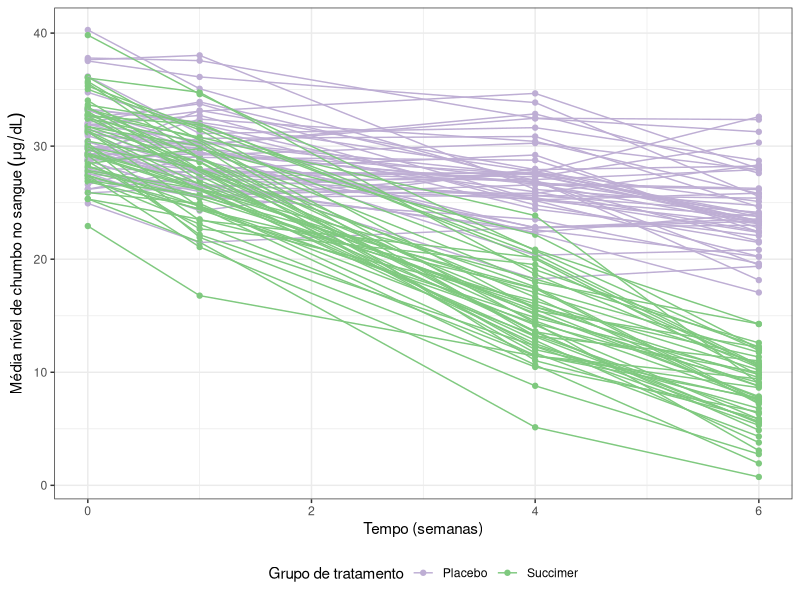
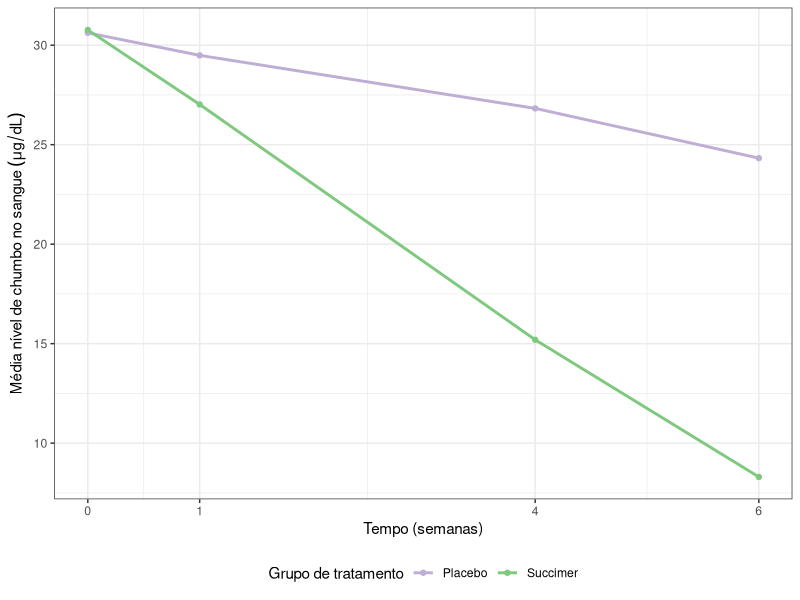

Generate these figures, in order, with R:
# ------------------------------------
# Carregando pacotes do R
# ------------------------------------

library(MASS)
library(dplyr)
library(ggplot2)
library(nlme)

# ------------------------------------
# Parâmetros da simulação
# ------------------------------------

N <- 100 # número de indivíduos
n <- 4 # número de medidas repetidas
t <- c(0, 1, 4, 6) # tempos de medida

# Matriz de covariáveis grupo controle (placebo)
X_0 <- matrix(data = c(rep(1, n),
                       t,
                       t * 0),
              byrow = FALSE, ncol = 3, nrow = n)
colnames(X_0) <- c("X1", "X2", "X3")

# Matriz de covariáveis grupo tratamento (succimer)
X_1 <- matrix(data = c(rep(1, n),
                       t,
                       t * 1),
              byrow = FALSE, ncol = 3, nrow = n)
colnames(X_1) <- c("X1", "X2", "X3")

# coeficientes de regressão
beta <- c(30, -1, -2.5)

# componentes de variância
sigma2 <- 10
rho <- 0.75
theta <- -log(rho)

# Matriz de covariância
Sigma <- matrix(0, nrow = n, ncol = n)
for (j in 1:n){
  for (k in 1:n){
    Sigma[j,k] <- sigma2 * exp(-theta * abs(t[j] - t[k]))
  }
}

# ------------------------------------
# Gerando os dados
# ------------------------------------
set.seed(1540)

df <- list()

for (i in 1:N){
  if (i <= N/2){
    e <- mvrnorm(n = 1, mu = rep(0, n), Sigma = Sigma)
    y <- X_0%*%beta + e
    df[[i]] <- data.frame(id = rep(i, n), y, tempo = t, trt = rep(0, n), j = 1:n)
  }else{
    e <- mvrnorm(n = 1, mu = rep(0, n), Sigma = Sigma)
    y <- X_1%*%beta + e
    df[[i]] <- data.frame(id = rep(i, n), y, tempo = t, trt = rep(1, n), j = 1:n)
  }
}

df <- data.frame(do.call(rbind, df))
df$trt <- factor(df$trt, labels = c("Placebo", "Succimer"))

# ------------------------------------
# Gráficos de perfis
# ------------------------------------

# perfis individuais
p <- ggplot(data = df,
            mapping = aes(x = tempo, y = y,
                          group = id, colour = trt)) +
  geom_point() + geom_line() +
  scale_colour_brewer(palette = "Accent", direction = -1) +
  labs(x = "Tempo (semanas)",
       y = expression("Média nível de chumbo no sangue"~(mu*g/dL)),
       colour = "Grupo de tratamento") +
  theme_bw() + theme(legend.position = "bottom")
p

# perfis de médias
chumbo.resumo <- df %>%
  group_by(trt, tempo) %>%
  summarise(chumbo.m = mean(y))

p <- ggplot(data = chumbo.resumo,
            mapping = aes(x = tempo, y = chumbo.m,
                          colour = trt)) +
  geom_point(size = 1.5) + geom_line(size = 1) +
  scale_x_continuous(breaks = c(0, 1, 4, 6)) +
  scale_colour_brewer(palette = "Accent", direction = -1) +
  labs(x = "Tempo (semanas)",
       y = expression("Média nível de chumbo no sangue"~(mu*g/dL)),
       colour = "Grupo de tratamento") +
  theme_bw() + theme(legend.position = "bottom")
p

# ------------------------------------
# Ajuste do modelo:
#   Intercepto comum
#   Modelo covariância: não-estruturada
# ------------------------------------

# Método da máxima verossimilhança (ml)
mod.ml <- gls(y ~ tempo + tempo:trt,
              data = df,
              corr = corSymm(form = ~ 1 | id),
              weights = varIdent(form = ~ 1 | j),
              method = "ML")

# Método da máxima verossimilhança restrita (reml)
mod.reml <- gls(y ~ tempo + tempo:trt,
                data = df,
                corr = corSymm(form = ~ 1 | id),
                weights = varIdent(form = ~ 1 | j),
                method = "REML")

# ------------------------------------
# Estimativa dos parâmetros
# coeficientes de regressão (beta)
# ------------------------------------

# ml
summary(mod.ml)$coef
# round(summary(mod.ml)$coef, 2)

# reml
summary(mod.reml)$coef
# round(summary(mod.reml)$coef, 2)

# ------------------------------------
# Estiva dos parâmetros
# Matriz de covariância (Sigma)
# ------------------------------------

# ml
getVarCov(mod.ml)
# round(getVarCov(mod.ml), 2)

# reml
getVarCov(mod.reml)
# round(getVarCov(mod.reml), 2)
